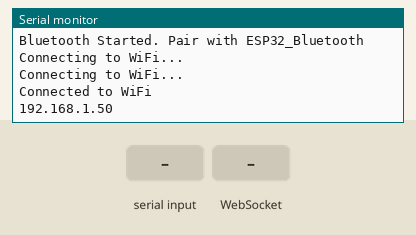
The sketch below on a simulated ESP32. Shown: the last lines printed to the serial monitor. The test bench sets the inputs (shaded band). WiFi joins after 1.5 s; servers stay silent unless stated; nothing arrives over Bluetooth unless stated.

Above: at 3.2 s.
3.3 s: "90,45\n" received over the second serial link
At 4.4 s:
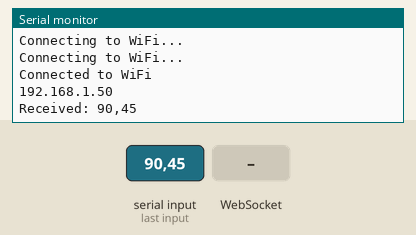
4.8 s: WebSocket text "5" received
At 5.5 s:
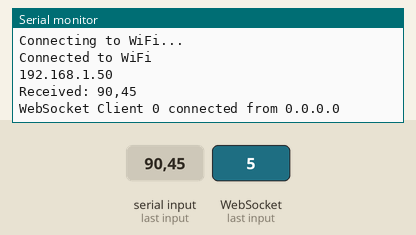
6.3 s: "5\n" received over the second serial link
At 6.6 s:
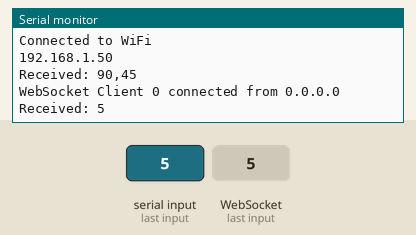
7.8 s: "1,90,45\n" received over the second serial link
At 9.0 s:
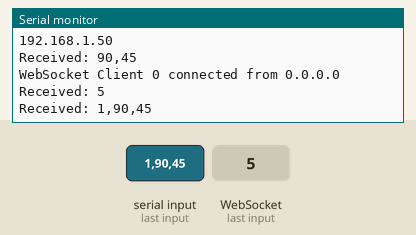

The sketch:

3-ESP32-BtWifi-portal-InhancedHtmlV1.1.0.ino
```cpp
#include <BluetoothSerial.h>
#include <WiFi.h>
#include <WebServer.h>
#include <WebSocketsServer.h>
#include <ArduinoJson.h>

// WiFi credentials
const char* ssid = "HilaWifi";      // Replace with your WiFi SSID
const char* password = "12345678";  // Replace with your WiFi password

BluetoothSerial SerialBT;
WebServer server(80);
WebSocketsServer webSocket = WebSocketsServer(81);

String receivedData = "";
const int maxDataPoints = 10;             // Number of data points to display on the chart
float dataValues[maxDataPoints] = { 0 };  // Array to store data for plotting
int dataIndex = 0;
int connectedClients = 0;                // Track number of connected WebSocket clients

// HTML page with Chart.js and connection status
const char* htmlPage = R"rawliteral(
<!DOCTYPE html>
<html>
<head>
  <title>ESP32 Bluetooth Data Plot</title>
  <script src="https://cdn.jsdelivr.net/npm/chart.js"></script>
  <style>
    body { font-family: Arial, sans-serif; text-align: center; }
    #dataDisplay { margin: 20px; font-size: 20px; }
    #connectionStatus { margin: 10px; font-size: 16px; color: green; }
    #chartContainer { width: 80%; margin: auto; }
  </style>
</head>
<body>
  <h1>ESP32 Bluetooth Serial Data</h1>
  <div id="connectionStatus">WebSocket Disconnected</div>
  <div id="dataDisplay">Latest Data: Waiting for data...</div>
  <div id="chartContainer">
    <canvas id="dataChart"></canvas>
  </div>
  <script>
    let ws = new WebSocket('ws://' + window.location.hostname + ':81/');
    let chartData = { labels: [], datasets: [{ label: 'Bluetooth Data', data: [], borderColor: 'blue', fill: false }] };
    let chart = new Chart(document.getElementById('dataChart'), {
      type: 'line',
      data: chartData,
      options: { scales: { x: { title: { display: true, text: 'Sample' } }, y: { title: { display: true, text: 'Value' } } } }
    });

    ws.onopen = function() {
      document.getElementById('connectionStatus').innerText = 'WebSocket Connected';
      document.getElementById('connectionStatus').style.color = 'green';
    };

    ws.onmessage = function(event) {
      let data = JSON.parse(event.data);
      if (data.type === 'connection') {
        document.getElementById('connectionStatus').innerText = data.message;
        document.getElementById('connectionStatus').style.color = data.connected ? 'green' : 'red';
      } else {
        document.getElementById('dataDisplay').innerText = 'Latest Data: ' + data.value;
        chartData.labels.push(data.index);
        chartData.datasets[0].data.push(parseFloat(data.value));
        if (chartData.labels.length > 50) {
          chartData.labels.shift();
          chartData.datasets[0].data.shift();
        }
        chart.update();
      }
    };

    ws.onclose = function() {
      document.getElementById('connectionStatus').innerText = 'WebSocket Disconnected';
      document.getElementById('connectionStatus').style.color = 'red';
      ws = new WebSocket('ws://' + window.location.hostname + ':81/');
    };
  </script>
</body>
</html>
)rawliteral";

void handleRoot() {
  server.send(200, "text/html", htmlPage);
}

void webSocketEvent(uint8_t num, WStype_t type, uint8_t* payload, size_t length) {
  switch (type) {
    case WStype_CONNECTED: {
      connectedClients++;
      Serial.printf("WebSocket Client %u connected from %s\n", num, webSocket.remoteIP(num).toString().c_str());

      // Send connection status to all clients
      DynamicJsonDocument doc(200);
      doc["type"] = "connection";
      doc["message"] = String("WebSocket Clients Connected: ") + connectedClients;
      doc["connected"] = true;
      String json;
      serializeJson(doc, json);
      webSocket.broadcastTXT(json);
      break;
    }
    case WStype_DISCONNECTED: {
      connectedClients--;
      Serial.printf("WebSocket Client %u disconnected\n", num);

      // Send updated connection status
      DynamicJsonDocument doc(200);
      doc["type"] = "connection";
      doc["message"] = connectedClients > 0 ? String("WebSocket Clients Connected: ") + connectedClients : "No WebSocket Clients Connected";
      doc["connected"] = connectedClients > 0;
      String json;
      serializeJson(doc, json);
      webSocket.broadcastTXT(json);
      break;
    }
    case WStype_TEXT:
      // Handle other WebSocket messages if needed
      break;
  }
}

void setup() {
  Serial.begin(115200);
  SerialBT.begin("Hila_BT_Portal");  // Bluetooth device name
  Serial.println("Bluetooth Started. Pair with ESP32_Bluetooth");

  // Connect to WiFi
  WiFi.begin(ssid, password);
  while (WiFi.status() != WL_CONNECTED) {
    delay(1000);
    Serial.println("Connecting to WiFi...");
  }
  Serial.println("Connected to WiFi");
  Serial.println(WiFi.localIP());

  // Start web server
  server.on("/", handleRoot);
  server.begin();
  webSocket.begin();
  webSocket.onEvent(webSocketEvent);
}

void loop() {
  server.handleClient();
  webSocket.loop();

  // Handle Bluetooth data
  if (SerialBT.available()) {
    receivedData = SerialBT.readStringUntil('\n');
    receivedData.trim();
    if (receivedData.length() > 0) {
      Serial.println("Received: " + receivedData);

      // Try to parse the received data as a float
      float value = receivedData.toFloat();
      dataValues[dataIndex % maxDataPoints] = value;
      dataIndex++;

      // Send data to WebSocket clients
      DynamicJsonDocument doc(200);
      doc["index"] = dataIndex;
      doc["value"] = value;
      String json;
      serializeJson(doc, json);
      webSocket.broadcastTXT(json);
    }
  }
}
```

Measured:
- after the input at 3.3 s, the serial monitor: prints a new line at once (image 1)
- after the input at 4.8 s, the serial monitor: prints a new line at once (image 2)
- after the input at 6.3 s, the serial monitor: prints a new line at once (image 3)
- after the input at 7.8 s, the serial monitor: prints a new line at once (image 4)
